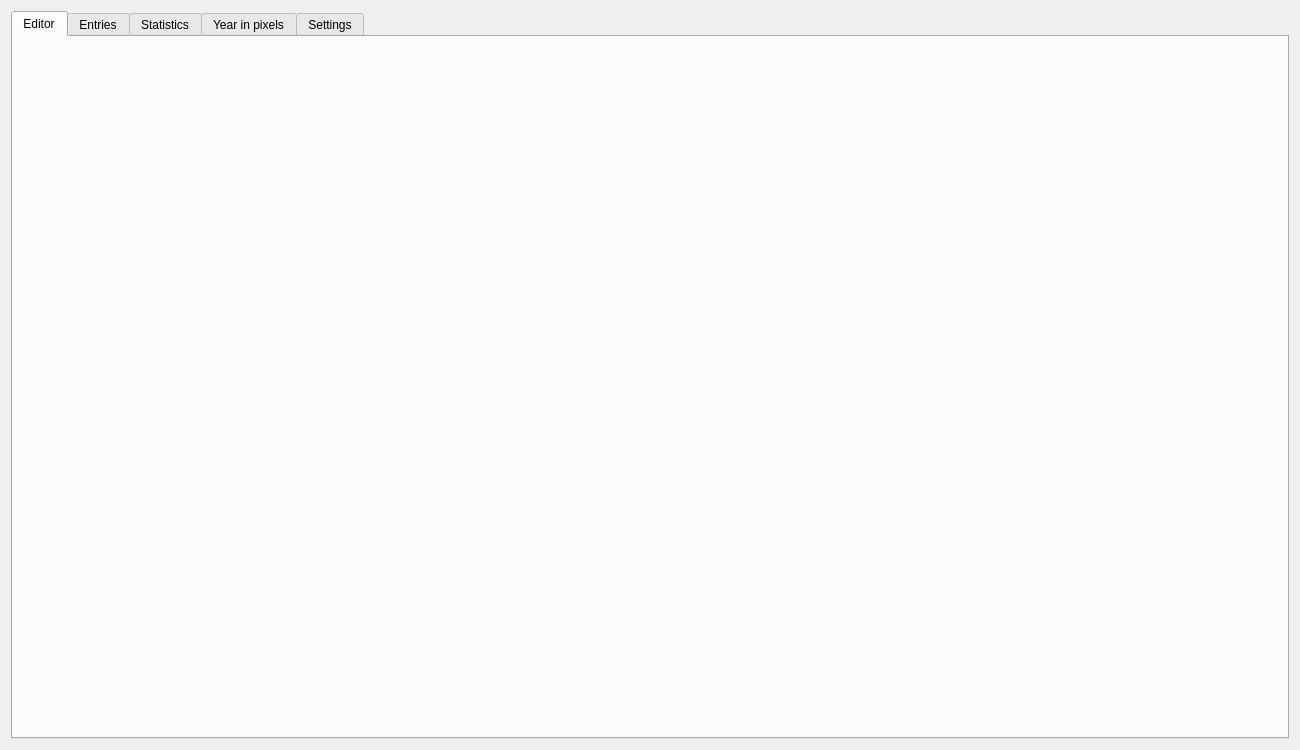
<?xml version="1.0" encoding="UTF-8"?>
<ui version="4.0">
 <class>DiaryMenu</class>
 <widget class="QWidget" name="DiaryMenu">
  <property name="geometry">
   <rect>
    <x>0</x>
    <y>0</y>
    <width>1300</width>
    <height>750</height>
   </rect>
  </property>
  <property name="sizePolicy">
   <sizepolicy hsizetype="Expanding" vsizetype="Expanding">
    <horstretch>0</horstretch>
    <verstretch>0</verstretch>
   </sizepolicy>
  </property>
  <property name="minimumSize">
   <size>
    <width>1280</width>
    <height>720</height>
   </size>
  </property>
  <property name="windowTitle">
   <string>Diary Menu</string>
  </property>
  <layout class="QGridLayout" name="gridLayout">
   <item row="0" column="0">
    <widget class="QTabWidget" name="diary_menu_tab">
     <property name="sizePolicy">
      <sizepolicy hsizetype="Expanding" vsizetype="Expanding">
       <horstretch>0</horstretch>
       <verstretch>0</verstretch>
      </sizepolicy>
     </property>
     <property name="currentIndex">
      <number>0</number>
     </property>
     <property name="movable">
      <bool>true</bool>
     </property>
     <widget class="QWidget" name="editor">
      <property name="sizePolicy">
       <sizepolicy hsizetype="Expanding" vsizetype="Expanding">
        <horstretch>0</horstretch>
        <verstretch>0</verstretch>
       </sizepolicy>
      </property>
      <attribute name="title">
       <string>Editor</string>
      </attribute>
      <layout class="QGridLayout" name="gridLayout_3">
       <property name="leftMargin">
        <number>0</number>
       </property>
       <property name="topMargin">
        <number>0</number>
       </property>
       <property name="rightMargin">
        <number>0</number>
       </property>
       <property name="bottomMargin">
        <number>0</number>
       </property>
       <property name="spacing">
        <number>0</number>
       </property>
      </layout>
     </widget>
     <widget class="QWidget" name="entries">
      <property name="sizePolicy">
       <sizepolicy hsizetype="Expanding" vsizetype="Expanding">
        <horstretch>0</horstretch>
        <verstretch>0</verstretch>
       </sizepolicy>
      </property>
      <attribute name="title">
       <string>Entries</string>
      </attribute>
      <layout class="QGridLayout" name="gridLayout_5">
       <property name="leftMargin">
        <number>0</number>
       </property>
       <property name="topMargin">
        <number>0</number>
       </property>
       <property name="rightMargin">
        <number>0</number>
       </property>
       <property name="bottomMargin">
        <number>0</number>
       </property>
       <property name="spacing">
        <number>0</number>
       </property>
      </layout>
     </widget>
     <widget class="QWidget" name="statistics">
      <property name="sizePolicy">
       <sizepolicy hsizetype="Expanding" vsizetype="Expanding">
        <horstretch>0</horstretch>
        <verstretch>0</verstretch>
       </sizepolicy>
      </property>
      <attribute name="title">
       <string>Statistics</string>
      </attribute>
      <layout class="QGridLayout" name="gridLayout_6">
       <property name="leftMargin">
        <number>0</number>
       </property>
       <property name="topMargin">
        <number>0</number>
       </property>
       <property name="rightMargin">
        <number>0</number>
       </property>
       <property name="bottomMargin">
        <number>0</number>
       </property>
       <property name="spacing">
        <number>0</number>
       </property>
      </layout>
     </widget>
     <widget class="QWidget" name="pixels">
      <property name="sizePolicy">
       <sizepolicy hsizetype="Expanding" vsizetype="Expanding">
        <horstretch>0</horstretch>
        <verstretch>0</verstretch>
       </sizepolicy>
      </property>
      <attribute name="title">
       <string>Year in pixels</string>
      </attribute>
      <layout class="QGridLayout" name="gridLayout_4">
       <property name="leftMargin">
        <number>0</number>
       </property>
       <property name="topMargin">
        <number>0</number>
       </property>
       <property name="rightMargin">
        <number>0</number>
       </property>
       <property name="bottomMargin">
        <number>0</number>
       </property>
       <property name="spacing">
        <number>0</number>
       </property>
      </layout>
     </widget>
     <widget class="QWidget" name="settings_tab">
      <property name="sizePolicy">
       <sizepolicy hsizetype="Expanding" vsizetype="Expanding">
        <horstretch>0</horstretch>
        <verstretch>0</verstretch>
       </sizepolicy>
      </property>
      <attribute name="title">
       <string>Settings</string>
      </attribute>
      <layout class="QGridLayout" name="gridLayout_2">
       <property name="leftMargin">
        <number>0</number>
       </property>
       <property name="topMargin">
        <number>0</number>
       </property>
       <property name="rightMargin">
        <number>0</number>
       </property>
       <property name="bottomMargin">
        <number>0</number>
       </property>
       <property name="spacing">
        <number>0</number>
       </property>
      </layout>
     </widget>
    </widget>
   </item>
  </layout>
 </widget>
 <tabstops>
  <tabstop>diary_menu_tab</tabstop>
 </tabstops>
 <resources/>
 <connections/>
</ui>
